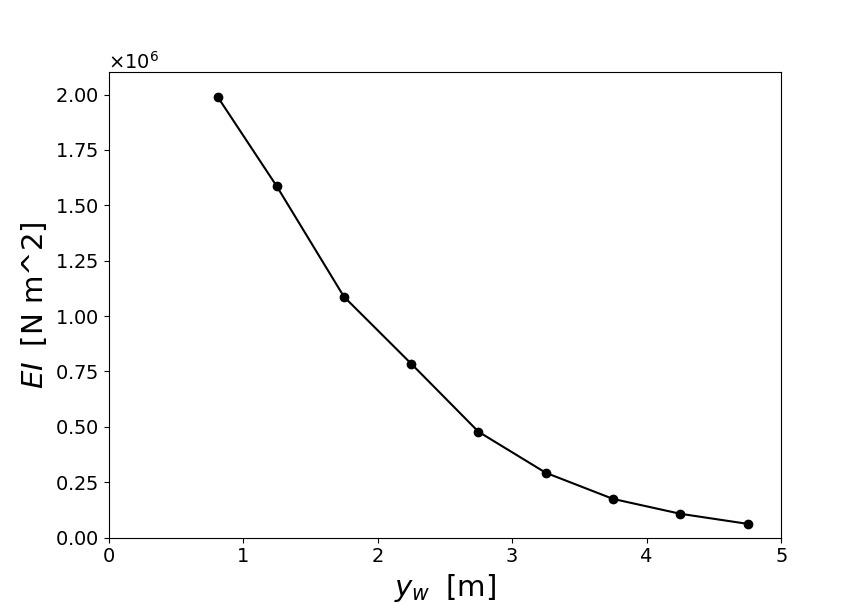

Write the Python code that produced this figure.
import numpy as np
import pandas as pd
import matplotlib.pyplot as plt

# y軸を指数表記にしたい
import matplotlib.ticker as ptick


filepath=r'C:\Users/tomot/Documents\航空宇宙\航空宇宙システム学製図\課題4\計算書.xlsx'
df=pd.read_excel(filepath, sheetname=4) #Pandas DataFrameに読込み

#データフレームからx軸とY軸データを読み込む
# #列で指定
# x=df[[0]]
# y=df[[1]]
# ラベルで指定する場合
x=df['y']
y=df['EI']

plt.rcParams["font.size"] = 14
fig = plt.figure()
ax = fig.add_subplot(111)


ax.plot(x,y,"-ok")
ax.set_xlim(0,5)
ax.set_ylim(0,2100000)
ax.set_xlabel("$y_w\;\;$[m]",fontsize=21)
ax.set_ylabel("$EI\;\;$[N m^2]",fontsize=21)

ax.yaxis.set_major_formatter(ptick.ScalarFormatter(useMathText=True)) 
ax.yaxis.offsetText.set_fontsize(14)
ax.ticklabel_format(style='sci',axis='y',scilimits=(0,0))

plt.show()
